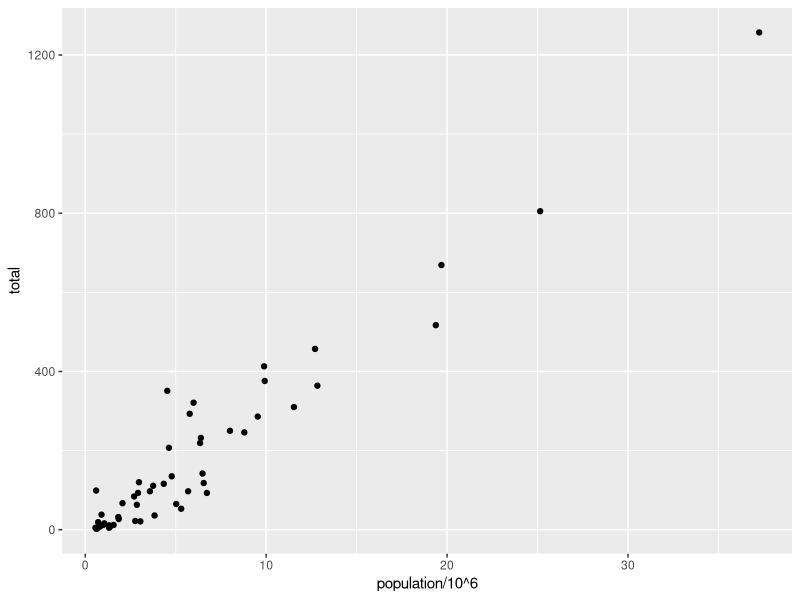
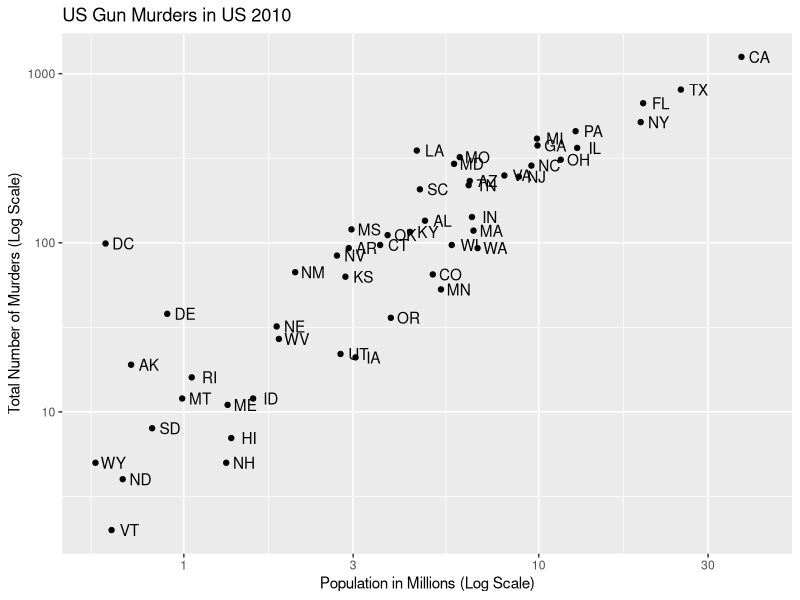
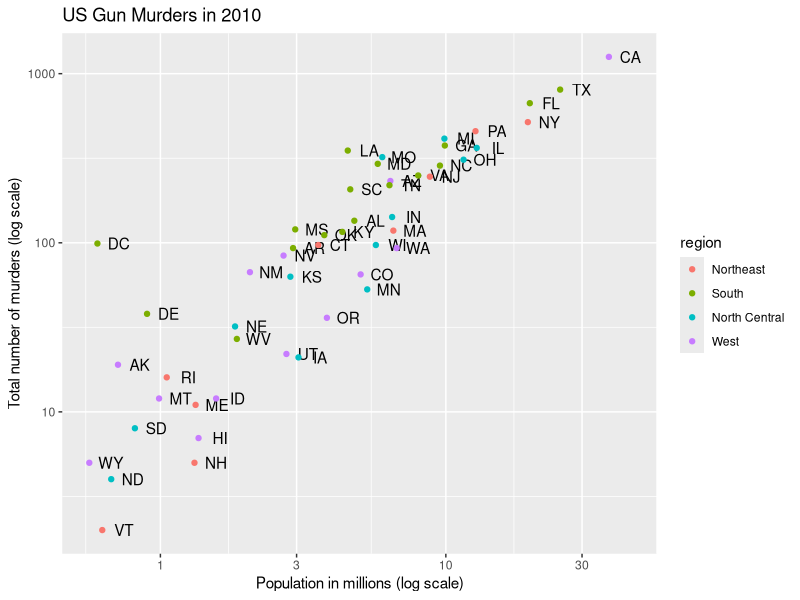
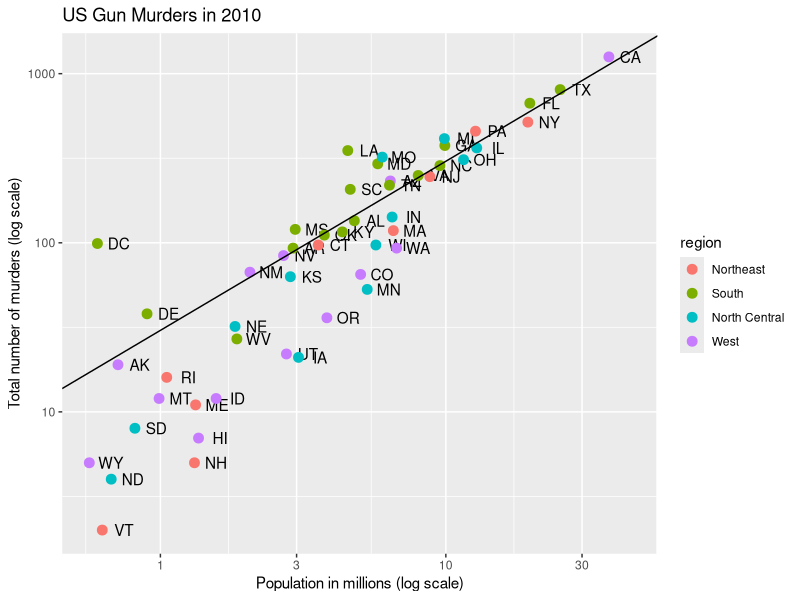
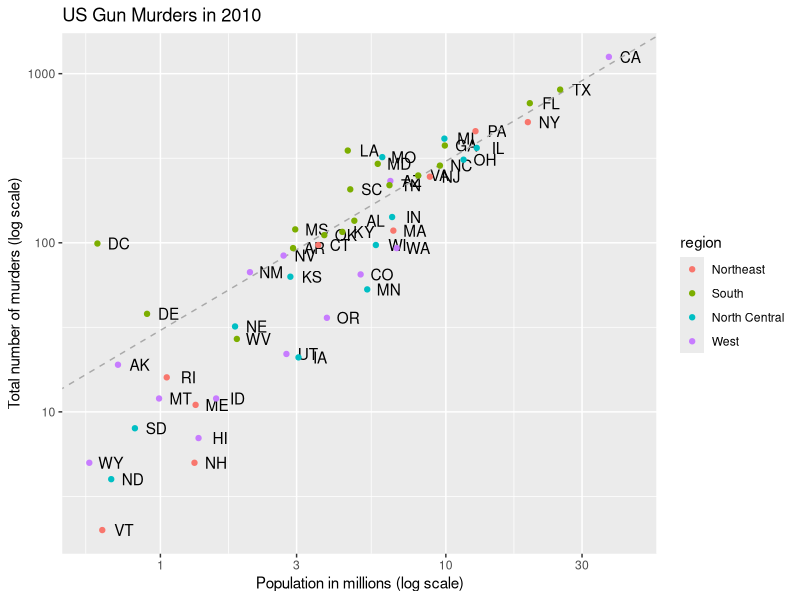

The R script that drew these images, in order:
library(tidyverse)
library(dslabs)
data(murders)

murders %>% ggplot() +
  geom_point(aes(x = population/10^6, y = total))

# add points layer to predefined ggplot object
p <- ggplot(data = murders)
p + geom_point(aes(population/10^6, total), size = 1.5) + 
  geom_text(aes(population/10^6, total, label = abb), nudge_x = .05) +
  scale_x_continuous(trans = "log10") +
  scale_y_continuous(trans = "log10") +
  xlab("Population in Millions (Log Scale)") +
  ylab("Total Number of Murders (Log Scale)") +
  ggtitle("US Gun Murders in US 2010")

# change the size of the points
#p + geom_point(aes(population/10^6, total), size = 3) +
#  geom_text(aes(population/10^6, total, label = abb))
#
# move text labels slightly to the right
#p + geom_point(aes(population/10^6, total), size = 3) +
#  geom_text(aes(population/10^6, total, label = abb), nudge_x = 1)
#
# simplify code by adding global aesthetic
#p <- murders %>% ggplot(aes(population/10^6, total, label = abb))
#p + geom_point(size = 3) +
#  geom_text(nudge_x = 1.5)
#
# local aesthetics override global aesthetics
#p + geom_point(size = 3) +
#  geom_text(aes(x = 10, y = 800, label = "Hello there!"))

#Final Plot
p <- murders %>%
  ggplot(aes(population/10^6, total, label = abb)) +
  geom_text(nudge_x = 0.075) +
  scale_x_log10() +
  scale_y_log10() +
  xlab("Population in millions (log scale)") +
  ylab("Total number of murders (log scale)") +
  ggtitle("US Gun Murders in 2010")
p + geom_point(aes(col = region), size = 1.5)

#Define Average Murder Rate
r <- murders %>%
  summarize(rate = sum(total) / sum(population) * 10^6) %>%
  pull(rate)

# basic line with average murder rate for the country
p + geom_point(aes(col = region), size = 3) +
  geom_abline(intercept = log10(r))    # slope is default of 1

# change line to dashed and dark grey, line under points
p + 
  geom_abline(intercept = log10(r), lty = 2, color = "darkgrey") +
  geom_point(aes(col = region), size = 1.5)

p <- p + scale_color_discrete(name = "Region")    # capitalize legend title
